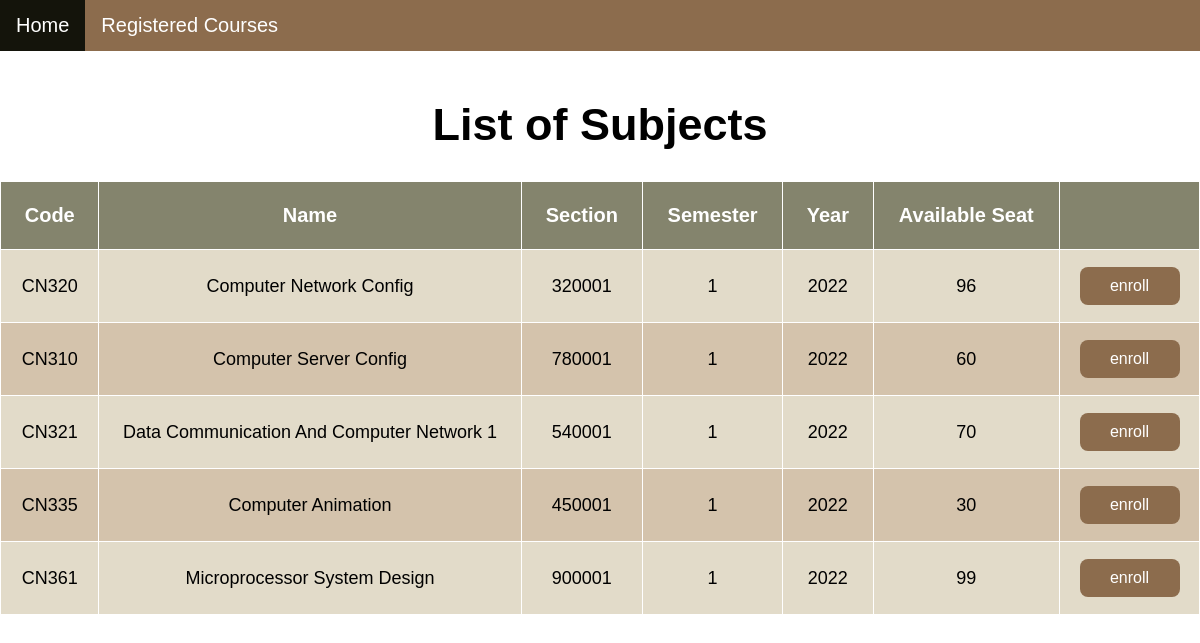
/booking/ (signed in), run on the app's committed database.
### booking/models.py (models this page shows, shortened)
class Subject(models.Model):
    class_number = models.CharField(max_length=5, default="")
    subject_name = models.CharField(max_length=64, default="")
    section = models.CharField(max_length=10, default="")
    semester = models.CharField(max_length=10, default="")
    year = models.CharField(max_length=10, default="")
    seats = models.CharField(max_length=10, default="")

### booking/views.py (the view)
# urls.py: path('', views.index, name='index'),
def index(request):
    user = User.objects.get(pk=request.user.id)
    enrolled_subjects = Booking.objects.filter(user=user)
    id = []
    for subject in enrolled_subjects:
        id.append(subject.course_number.id)
    subjects = Subject.objects.exclude(pk__in=id)
    return render(request, "booking/index.html",{
        'subjects': subjects
    })

### booking/templates/booking/index.html (shortened to what this page needs)
{% extends 'booking/layout.html' %}
{% block body %}
<!DOCTYPE html>
<html>
<head>
</head>
<body>
    <div class="topnav">
        <a class="active" href="{% url 'index' %}">Home</a>
        <a href="{% url 'booking:checksubreg' %}">Registered Courses</a>
    </div>
    <br>
    <div class= style="padding-left:16px">
        <center> <h1>List of Subjects</h1> </center>
        {% if subjects %}
        <table>
            <tr>
                <th>Code</th>
                <th>Name</th>
                <th>Section</th>
                <th>Semester</th>
                <th>Year</th>
                <th>Available Seat</th>
                <th></th>
            </tr>
            {% for subject in subjects %}
            <tr>
                <td>{{ subject.class_number }}</td>
                <td>{{ subject.subject_name }}</td>
                <td>{{ subject.section }}</td>
                <td>{{ subject.semester }}</td>
                <td>{{ subject.year }}</td>
                <td>{{ subject.seats }}</td>
                <td>
                    <form action="{% url 'booking:booking' subject.id %}" method="post" >
                        <button class="button" style="vertical-align:middle" type="submit"><span>enroll</span></button>
                    </form>
                </td>
            </tr>
            {% endfor %}
        </table>
    {% endif %}
    </div>
</body>
</html>
{% endblock %}

### booking/templates/booking/index.html (style rules this page uses)
body { margin: 0; font-family: Calibri, Helvetica, sans-serif; }
.topnav { overflow: hidden; background-color: #8c6c4d; }
.topnav a { float: left; color: white; text-align: center; padding: 14px 16px; text-decoration: none; font-size: 20px; }
.topnav a.active { background-color: #14140b; color: white; }
h1 { font-size: 45px; }
table { border-collapse: collapse; border-spacing: 0; width: 100%; border: 1px solid white; }
th { border: 1px solid white; border-collapse: collapse; text-align: center; padding: 22px; background-color: #84846d; color: white; font-size: 20px; }
td { border: 1px solid white; border-collapse: collapse; text-align: center; padding: 16px; font-size: 18px; }
tr:nth-child(even) { background-color: #e2dbc9; }
tr:nth-child(odd) { background-color: #d4c3ac ; }
.button { display: inline-block; border-radius: 8px; background-color: #8c6c4d; border: none; color: #FFFFFF; text-align: center; font-size: 16px; padding: 10px; width: 100px; transition: all 0.5s; cursor: pointer; margin: 1px; }
.button span { cursor: pointer; display: inline-block; position: relative; transition: 0.5s; }
.button span:after { content: '\00bb'; position: absolute; opacity: 0; top: 0; right: -20px; transition: 0.5s; }

### data on the page
Subject: class_number "CN320", subject_name "Computer Network Config", section "320001", semester "1", year "2022", seats "96"
Subject: class_number "CN310", subject_name "Computer Server Config", section "780001", semester "1", year "2022", seats "60"
Subject: class_number "CN321", subject_name "Data Communication And Computer Network 1", section "540001", semester "1", year "2022", seats "70"
Subject: class_number "CN335", subject_name "Computer Animation", section "450001", semester "1", year "2022", seats "30"
Subject: class_number "CN361", subject_name "Microprocessor System Design", section "900001", semester "1", year "2022", seats "99"
